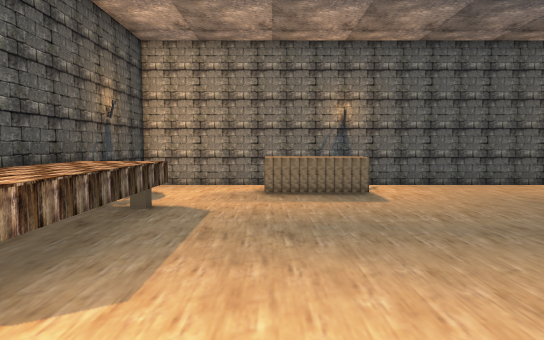
View 1 (above)

16 first-person views from a walk through a Unity game level. The camera is 1.4 m above the floor, tilts 4° down and sees 75° across. The floor is counted in squares, 1 m on a side. Each view is taken from the middle of a square. On the plan, view 1 faces up. The plan holds only what a view shows up to about 15 squares ahead; the rest is blank. The place goes on beyond the plan.

View 2
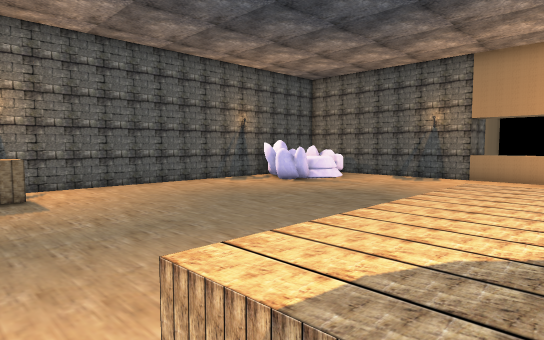

View 3
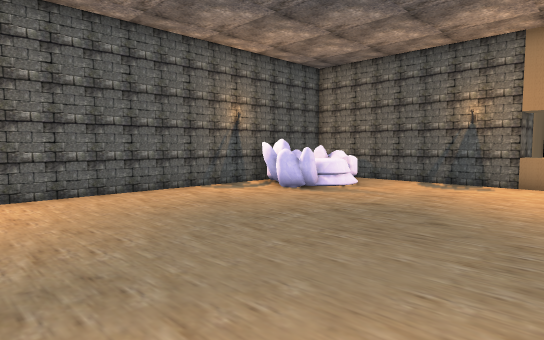

View 4
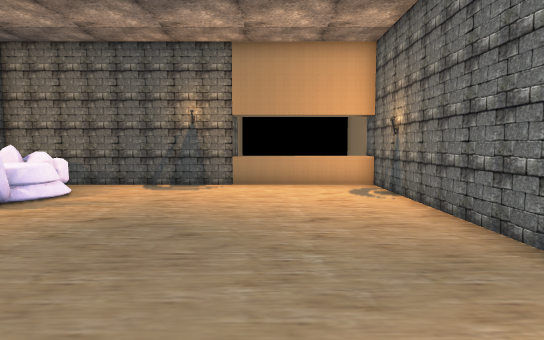

View 5
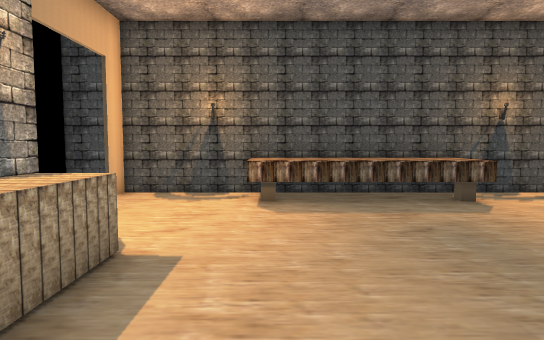

View 6
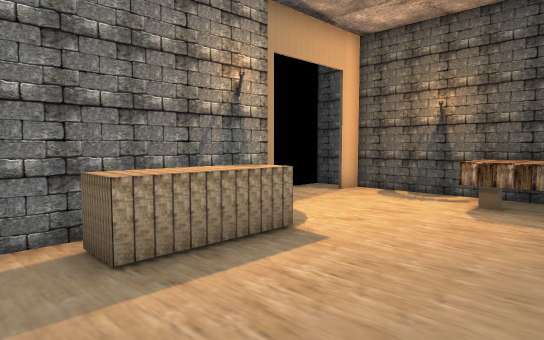

View 7
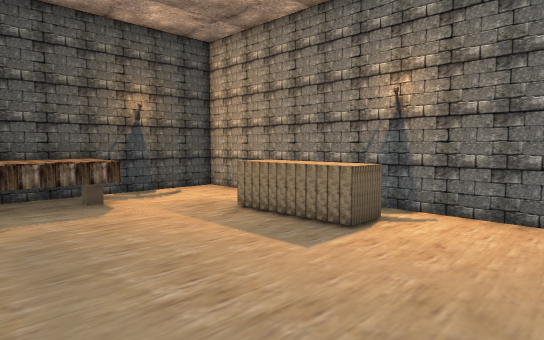

View 8
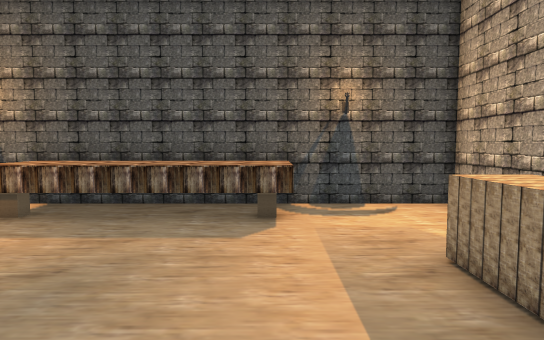

View 9
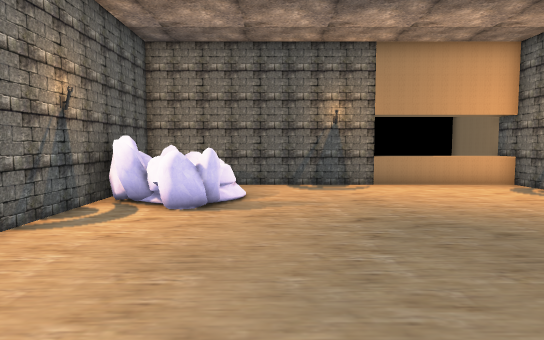

View 10
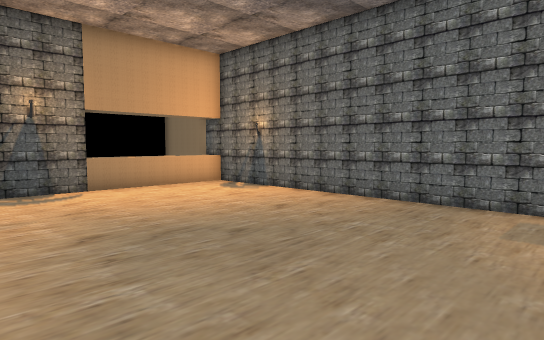

View 11
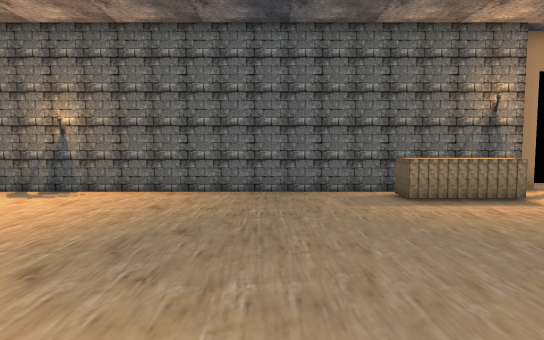

View 12
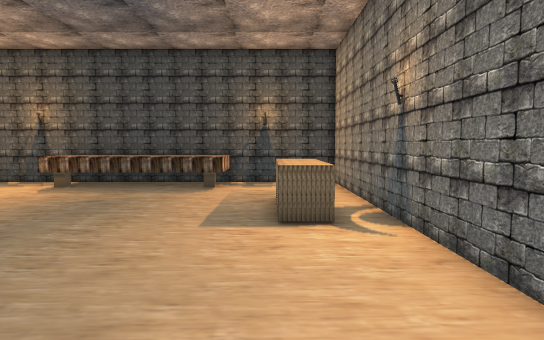

View 13
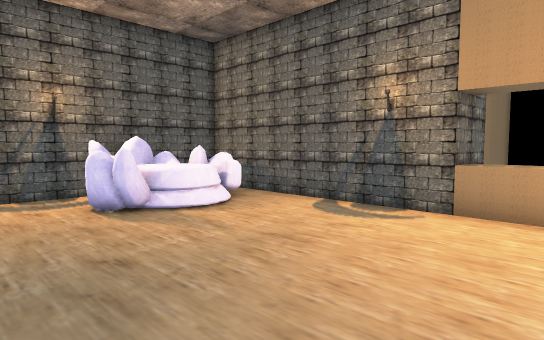

View 14
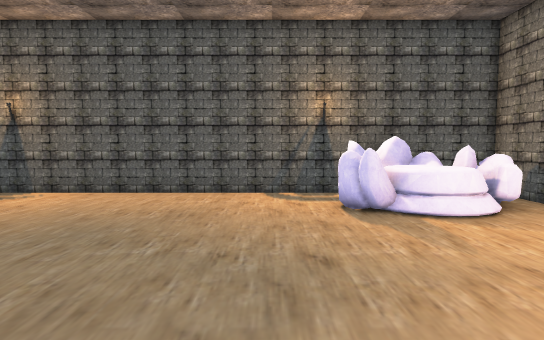

View 15
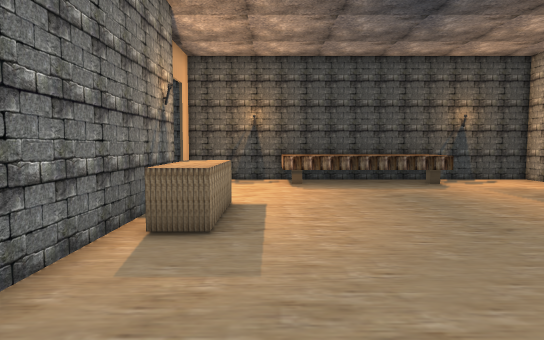

View 16
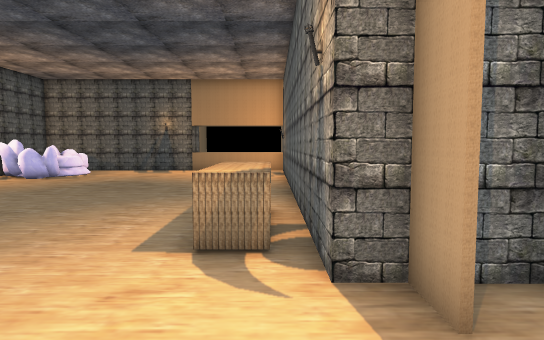

### Floor plan
Key: @ floor where view 1 was taken; # wall or solid block; . floor; = window, fence, low wall or low ledge; ^ raised ledge; T table.
Columns run from 5 left of view 1 to 19 right of it. Each row starts with its distance up from view 1.
 13 ###################
 12 #................######
 11 #....^^^^........===###
 10 #....^^^.........====.#
  9 #................#==..#
  8 #TT...................#
  7 #TT...................#
  6 #TT...................#
  5 #TT...................#
  4 #TT...................^##
  3 #TT...................^
  2 #.....................^
  1 #......^^^............^
  0 #....@.^^^............^
 -1 ##...####################
 -2 #.....#
 -3 #     #

Positions as (right, up) in squares from view 1, and headings:
1: (0, 0), facing up
2: (1, 0), facing up-right
3: (3, 2), facing up-right
4: (4, 3), facing right
5: (6, 3), facing left
6: (6, 5), facing down-left
7: (6, 5), facing up-left
8: (4, 8), facing left
9: (4, 8), facing right
10: (5, 8), facing down-right
11: (8, 10), facing down
12: (9, 10), facing left
13: (9, 2), facing up-right
14: (10, 2), facing up
15: (10, 2), facing left
16: (-3, 0), facing right
